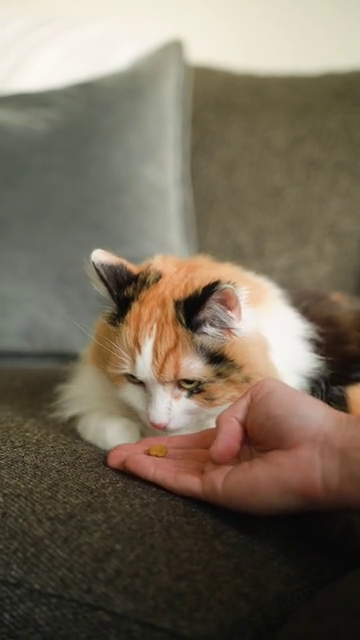
#> input picture frame 48 of open_cv/movie/cat.mp4, 360 x 640 px
$ python practice4.py
#> lines starting #> are read from the running program, lines starting #| are printed output that depends on the picture
# 미니 프로젝트 : 개별 카드 추출해서 파일 저장

import cv2

# [32 lines of commented-out code are left out]

cap = cv2.VideoCapture('../movie/cat.mp4')
fourcc = cv2.VideoWriter_fourcc(*'DIVX')
width = round(cap.get(cv2.CAP_PROP_FRAME_WIDTH))
height = round(cap.get(cv2.CAP_PROP_FRAME_HEIGHT))
fps = cap.get(cv2.CAP_PROP_FPS)

out = cv2.VideoWriter('../movie/cat_mission.mp4',fourcc,fps*4,(height,width))

while cap.isOpened():
    ret,frame = cap.read()
#> frame is the input picture: shape (640, 360, 3); mean B, G, R 89.9, 106.5, 117.6
    if not ret:
        break

    rotate_frame = cv2.rotate(frame,cv2.ROTATE_90_COUNTERCLOCKWISE) # 시계 반대방향 90도
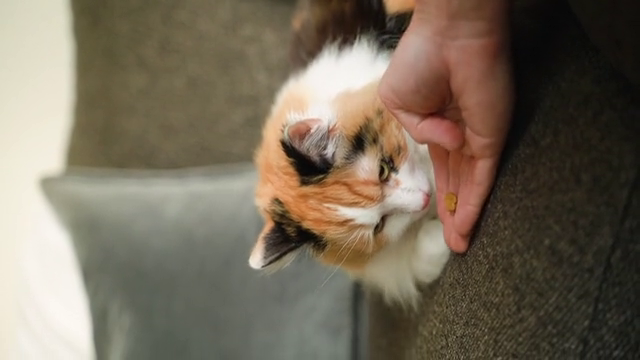
#> rotate_frame: shape (360, 640, 3); mean B, G, R 89.9, 106.5, 117.6
    out.write(rotate_frame)
    cv2.imshow('video',frame)

    if cv2.waitKey(1) == ord('q'):
#> (key q is pressed here)
        break

out.release()
cap.release()
cv2.destroyAllWindows()

$ run again, starting later in the video
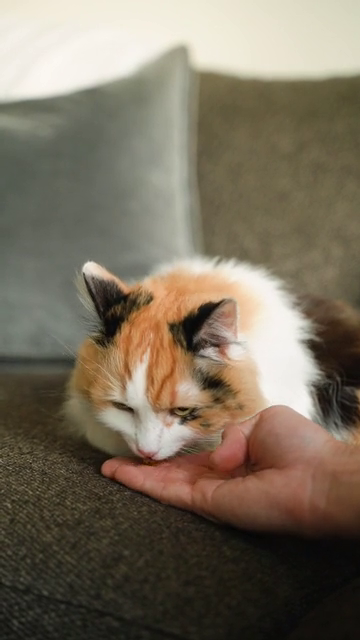
#> input picture frame 218 of open_cv/movie/cat.mp4, 360 x 640 px
#> frame is the input picture: shape (640, 360, 3); mean B, G, R 93.6, 110.4, 121.1
#> `rotate_frame = cv2.rotate(frame,cv2.ROTATE_90_COUNTERCLOCKWISE)`:
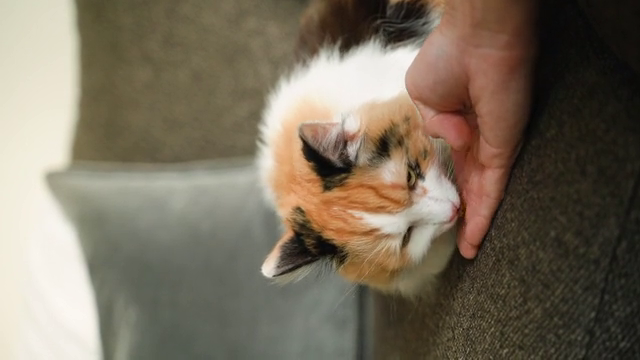
#> rotate_frame: shape (360, 640, 3); mean B, G, R 93.6, 110.4, 121.1

$ run again, starting later in the video
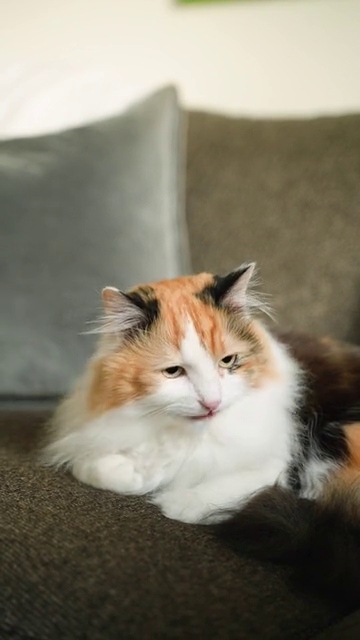
#> input picture frame 388 of open_cv/movie/cat.mp4, 360 x 640 px
#> frame is the input picture: shape (640, 360, 3); mean B, G, R 111, 127, 132.9
#> `rotate_frame = cv2.rotate(frame,cv2.ROTATE_90_COUNTERCLOCKWISE)`:
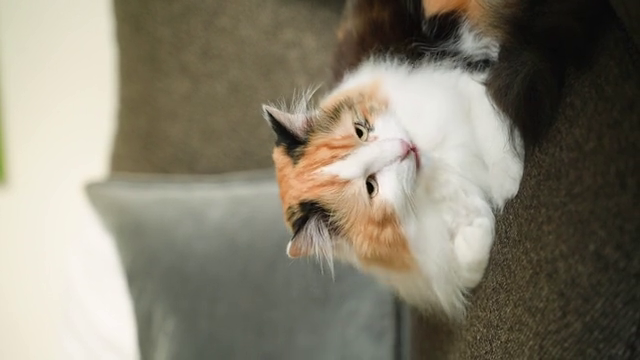
#> rotate_frame: shape (360, 640, 3); mean B, G, R 111, 127, 132.9
